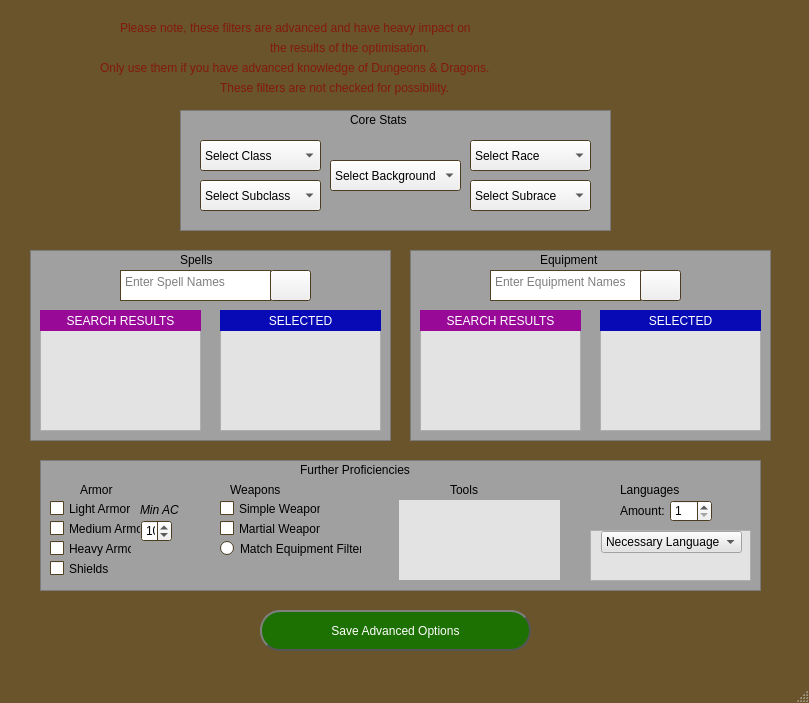
<?xml version="1.0" encoding="UTF-8"?>
<ui version="4.0">
 <class>mainWindow</class>
 <widget class="QMainWindow" name="mainWindow">
  <property name="geometry">
   <rect>
    <x>0</x>
    <y>0</y>
    <width>809</width>
    <height>703</height>
   </rect>
  </property>
  <property name="palette">
   <palette>
    <active>
     <colorrole role="Base">
      <brush brushstyle="SolidPattern">
       <color alpha="255">
        <red>255</red>
        <green>255</green>
        <blue>255</blue>
       </color>
      </brush>
     </colorrole>
     <colorrole role="Window">
      <brush brushstyle="SolidPattern">
       <color alpha="255">
        <red>105</red>
        <green>84</green>
        <blue>43</blue>
       </color>
      </brush>
     </colorrole>
    </active>
    <inactive>
     <colorrole role="Base">
      <brush brushstyle="SolidPattern">
       <color alpha="255">
        <red>255</red>
        <green>255</green>
        <blue>255</blue>
       </color>
      </brush>
     </colorrole>
     <colorrole role="Window">
      <brush brushstyle="SolidPattern">
       <color alpha="255">
        <red>105</red>
        <green>84</green>
        <blue>43</blue>
       </color>
      </brush>
     </colorrole>
    </inactive>
    <disabled>
     <colorrole role="Base">
      <brush brushstyle="SolidPattern">
       <color alpha="255">
        <red>105</red>
        <green>84</green>
        <blue>43</blue>
       </color>
      </brush>
     </colorrole>
     <colorrole role="Window">
      <brush brushstyle="SolidPattern">
       <color alpha="255">
        <red>105</red>
        <green>84</green>
        <blue>43</blue>
       </color>
      </brush>
     </colorrole>
    </disabled>
   </palette>
  </property>
  <property name="windowTitle">
   <string>Advanced Filters</string>
  </property>
  <widget class="QWidget" name="centralwidget">
   <widget class="QLabel" name="spellsLabel">
    <property name="geometry">
     <rect>
      <x>180</x>
      <y>250</y>
      <width>61</width>
      <height>20</height>
     </rect>
    </property>
    <property name="styleSheet">
     <string notr="true">font: 12pt &quot;Stencil&quot;;</string>
    </property>
    <property name="text">
     <string>Spells</string>
    </property>
   </widget>
   <widget class="QLabel" name="coreStatsLabel">
    <property name="geometry">
     <rect>
      <x>350</x>
      <y>110</y>
      <width>91</width>
      <height>20</height>
     </rect>
    </property>
    <property name="styleSheet">
     <string notr="true">font: 12pt &quot;Stencil&quot;;</string>
    </property>
    <property name="text">
     <string>Core Stats</string>
    </property>
   </widget>
   <widget class="QLabel" name="proficienciesLabel">
    <property name="geometry">
     <rect>
      <x>300</x>
      <y>460</y>
      <width>201</width>
      <height>20</height>
     </rect>
    </property>
    <property name="styleSheet">
     <string notr="true">font: 12pt &quot;Stencil&quot;;</string>
    </property>
    <property name="text">
     <string>Further Proficiencies</string>
    </property>
   </widget>
   <widget class="QGraphicsView" name="coreStatsView">
    <property name="geometry">
     <rect>
      <x>180</x>
      <y>110</y>
      <width>431</width>
      <height>121</height>
     </rect>
    </property>
    <property name="styleSheet">
     <string notr="true">background-color: rgb(160, 160, 160);</string>
    </property>
    <property name="backgroundBrush">
     <brush brushstyle="NoBrush">
      <color alpha="255">
       <red>0</red>
       <green>0</green>
       <blue>0</blue>
      </color>
     </brush>
    </property>
    <property name="renderHints">
     <set>QPainter::TextAntialiasing</set>
    </property>
   </widget>
   <widget class="QLabel" name="warningLabel1">
    <property name="geometry">
     <rect>
      <x>120</x>
      <y>20</y>
      <width>571</width>
      <height>16</height>
     </rect>
    </property>
    <property name="styleSheet">
     <string notr="true">font: 12pt &quot;Stencil&quot;;
color: rgb(131, 24, 14);</string>
    </property>
    <property name="text">
     <string>Please note, these filters are advanced and have heavy impact on</string>
    </property>
   </widget>
   <widget class="QLabel" name="warningLabel3">
    <property name="geometry">
     <rect>
      <x>100</x>
      <y>60</y>
      <width>611</width>
      <height>16</height>
     </rect>
    </property>
    <property name="styleSheet">
     <string notr="true">font: 12pt &quot;Stencil&quot;;
color: rgb(131, 24, 14);</string>
    </property>
    <property name="text">
     <string>Only use them if you have advanced knowledge of Dungeons &amp; Dragons.</string>
    </property>
   </widget>
   <widget class="QLabel" name="warningLabel2">
    <property name="geometry">
     <rect>
      <x>270</x>
      <y>40</y>
      <width>281</width>
      <height>16</height>
     </rect>
    </property>
    <property name="styleSheet">
     <string notr="true">font: 12pt &quot;Stencil&quot;;
color: rgb(131, 24, 14);</string>
    </property>
    <property name="text">
     <string>the results of the optimisation.</string>
    </property>
   </widget>
   <widget class="QPushButton" name="saveAdvancedOptions">
    <property name="geometry">
     <rect>
      <x>260</x>
      <y>610</y>
      <width>271</width>
      <height>41</height>
     </rect>
    </property>
    <property name="styleSheet">
     <string notr="true">font: 81 12pt &quot;Rockwell Extra Bold&quot;;
color: rgb(255, 255, 255);
background-color: rgb(28, 113, 2);
border: 2px solid #555;
border-radius: 20px;
border-style: outset;</string>
    </property>
    <property name="text">
     <string>Save Advanced Options</string>
    </property>
   </widget>
   <widget class="QComboBox" name="selectClass">
    <property name="geometry">
     <rect>
      <x>200</x>
      <y>140</y>
      <width>121</width>
      <height>31</height>
     </rect>
    </property>
    <property name="currentText">
     <string>Select Class</string>
    </property>
    <item>
     <property name="text">
      <string>Select Class</string>
     </property>
    </item>
   </widget>
   <widget class="QComboBox" name="selectSubclass">
    <property name="geometry">
     <rect>
      <x>200</x>
      <y>180</y>
      <width>121</width>
      <height>31</height>
     </rect>
    </property>
    <property name="currentText">
     <string>Select Subclass</string>
    </property>
    <item>
     <property name="text">
      <string>Select Subclass</string>
     </property>
    </item>
   </widget>
   <widget class="QComboBox" name="selectRace">
    <property name="geometry">
     <rect>
      <x>470</x>
      <y>140</y>
      <width>121</width>
      <height>31</height>
     </rect>
    </property>
    <property name="currentText">
     <string>Select Race</string>
    </property>
    <item>
     <property name="text">
      <string>Select Race</string>
     </property>
    </item>
   </widget>
   <widget class="QComboBox" name="selectSubrace">
    <property name="geometry">
     <rect>
      <x>470</x>
      <y>180</y>
      <width>121</width>
      <height>31</height>
     </rect>
    </property>
    <property name="currentText">
     <string>Select Subrace</string>
    </property>
    <item>
     <property name="text">
      <string>Select Subrace</string>
     </property>
    </item>
   </widget>
   <widget class="QComboBox" name="selectBackground">
    <property name="geometry">
     <rect>
      <x>330</x>
      <y>160</y>
      <width>131</width>
      <height>31</height>
     </rect>
    </property>
    <property name="layoutDirection">
     <enum>Qt::LeftToRight</enum>
    </property>
    <property name="currentText">
     <string>Select Background</string>
    </property>
    <item>
     <property name="text">
      <string>Select Background</string>
     </property>
    </item>
   </widget>
   <widget class="QGraphicsView" name="spellsView">
    <property name="geometry">
     <rect>
      <x>30</x>
      <y>250</y>
      <width>361</width>
      <height>191</height>
     </rect>
    </property>
    <property name="styleSheet">
     <string notr="true">background-color: rgb(160, 160, 160);</string>
    </property>
    <property name="backgroundBrush">
     <brush brushstyle="NoBrush">
      <color alpha="255">
       <red>0</red>
       <green>0</green>
       <blue>0</blue>
      </color>
     </brush>
    </property>
    <property name="renderHints">
     <set>QPainter::TextAntialiasing</set>
    </property>
   </widget>
   <widget class="QScrollArea" name="spellOptions">
    <property name="geometry">
     <rect>
      <x>40</x>
      <y>330</y>
      <width>161</width>
      <height>101</height>
     </rect>
    </property>
    <property name="styleSheet">
     <string notr="true">background-color: rgb(227, 227, 227);</string>
    </property>
    <property name="widgetResizable">
     <bool>true</bool>
    </property>
    <widget class="QWidget" name="spellContents">
     <property name="geometry">
      <rect>
       <x>0</x>
       <y>0</y>
       <width>159</width>
       <height>99</height>
      </rect>
     </property>
    </widget>
   </widget>
   <widget class="QTextEdit" name="spellSearchBar">
    <property name="geometry">
     <rect>
      <x>120</x>
      <y>270</y>
      <width>151</width>
      <height>31</height>
     </rect>
    </property>
    <property name="placeholderText">
     <string>Enter Spell Names</string>
    </property>
   </widget>
   <widget class="QPushButton" name="spellSearchBtn">
    <property name="geometry">
     <rect>
      <x>270</x>
      <y>270</y>
      <width>41</width>
      <height>31</height>
     </rect>
    </property>
    <property name="icon">
     <iconset>
      <normaloff>SearchImage.png</normaloff>SearchImage.png</iconset>
    </property>
    <property name="iconSize">
     <size>
      <width>32</width>
      <height>32</height>
     </size>
    </property>
   </widget>
   <widget class="QScrollArea" name="chosenSpellOptions">
    <property name="geometry">
     <rect>
      <x>220</x>
      <y>330</y>
      <width>161</width>
      <height>101</height>
     </rect>
    </property>
    <property name="styleSheet">
     <string notr="true">background-color: rgb(227, 227, 227);</string>
    </property>
    <property name="widgetResizable">
     <bool>true</bool>
    </property>
    <widget class="QWidget" name="chosenSpellContents">
     <property name="geometry">
      <rect>
       <x>0</x>
       <y>0</y>
       <width>159</width>
       <height>99</height>
      </rect>
     </property>
    </widget>
   </widget>
   <widget class="QTextEdit" name="equipmentSearchBar">
    <property name="geometry">
     <rect>
      <x>490</x>
      <y>270</y>
      <width>151</width>
      <height>31</height>
     </rect>
    </property>
    <property name="placeholderText">
     <string>Enter Equipment Names</string>
    </property>
   </widget>
   <widget class="QGraphicsView" name="equipmentView">
    <property name="geometry">
     <rect>
      <x>410</x>
      <y>250</y>
      <width>361</width>
      <height>191</height>
     </rect>
    </property>
    <property name="styleSheet">
     <string notr="true">background-color: rgb(160, 160, 160);</string>
    </property>
    <property name="backgroundBrush">
     <brush brushstyle="NoBrush">
      <color alpha="255">
       <red>0</red>
       <green>0</green>
       <blue>0</blue>
      </color>
     </brush>
    </property>
    <property name="renderHints">
     <set>QPainter::TextAntialiasing</set>
    </property>
   </widget>
   <widget class="QPushButton" name="equipmentSearchBtn">
    <property name="geometry">
     <rect>
      <x>640</x>
      <y>270</y>
      <width>41</width>
      <height>31</height>
     </rect>
    </property>
    <property name="icon">
     <iconset>
      <normaloff>SearchImage.png</normaloff>SearchImage.png</iconset>
    </property>
    <property name="iconSize">
     <size>
      <width>32</width>
      <height>32</height>
     </size>
    </property>
   </widget>
   <widget class="QGraphicsView" name="proficienciesView">
    <property name="geometry">
     <rect>
      <x>40</x>
      <y>460</y>
      <width>721</width>
      <height>131</height>
     </rect>
    </property>
    <property name="styleSheet">
     <string notr="true">background-color: rgb(160, 160, 160);</string>
    </property>
    <property name="backgroundBrush">
     <brush brushstyle="NoBrush">
      <color alpha="255">
       <red>0</red>
       <green>0</green>
       <blue>0</blue>
      </color>
     </brush>
    </property>
    <property name="renderHints">
     <set>QPainter::TextAntialiasing</set>
    </property>
   </widget>
   <widget class="QLabel" name="armorLabel">
    <property name="geometry">
     <rect>
      <x>80</x>
      <y>480</y>
      <width>61</width>
      <height>20</height>
     </rect>
    </property>
    <property name="styleSheet">
     <string notr="true">font: 12pt &quot;Stencil&quot;;</string>
    </property>
    <property name="text">
     <string>Armor</string>
    </property>
   </widget>
   <widget class="QLabel" name="weaponsLabel">
    <property name="geometry">
     <rect>
      <x>230</x>
      <y>480</y>
      <width>81</width>
      <height>20</height>
     </rect>
    </property>
    <property name="styleSheet">
     <string notr="true">font: 12pt &quot;Stencil&quot;;</string>
    </property>
    <property name="text">
     <string>Weapons</string>
    </property>
   </widget>
   <widget class="QLabel" name="toolsLabel">
    <property name="geometry">
     <rect>
      <x>450</x>
      <y>480</y>
      <width>51</width>
      <height>20</height>
     </rect>
    </property>
    <property name="styleSheet">
     <string notr="true">font: 12pt &quot;Stencil&quot;;</string>
    </property>
    <property name="text">
     <string>Tools</string>
    </property>
   </widget>
   <widget class="QLabel" name="languagesLabel">
    <property name="geometry">
     <rect>
      <x>620</x>
      <y>480</y>
      <width>91</width>
      <height>20</height>
     </rect>
    </property>
    <property name="styleSheet">
     <string notr="true">font: 12pt &quot;Stencil&quot;;</string>
    </property>
    <property name="text">
     <string>Languages</string>
    </property>
   </widget>
   <widget class="QCheckBox" name="lightArmorBtn">
    <property name="geometry">
     <rect>
      <x>50</x>
      <y>500</y>
      <width>82</width>
      <height>17</height>
     </rect>
    </property>
    <property name="text">
     <string>Light Armor</string>
    </property>
   </widget>
   <widget class="QCheckBox" name="mediumArmorBtn">
    <property name="geometry">
     <rect>
      <x>50</x>
      <y>520</y>
      <width>91</width>
      <height>17</height>
     </rect>
    </property>
    <property name="text">
     <string>Medium Armor</string>
    </property>
   </widget>
   <widget class="QCheckBox" name="heavyArmorBtn">
    <property name="geometry">
     <rect>
      <x>50</x>
      <y>540</y>
      <width>82</width>
      <height>17</height>
     </rect>
    </property>
    <property name="text">
     <string>Heavy Armor</string>
    </property>
   </widget>
   <widget class="QCheckBox" name="shieldBtn">
    <property name="geometry">
     <rect>
      <x>50</x>
      <y>560</y>
      <width>82</width>
      <height>17</height>
     </rect>
    </property>
    <property name="text">
     <string>Shields</string>
    </property>
   </widget>
   <widget class="QSpinBox" name="minACSpinner">
    <property name="geometry">
     <rect>
      <x>141</x>
      <y>520</y>
      <width>31</width>
      <height>22</height>
     </rect>
    </property>
    <property name="minimum">
     <number>5</number>
    </property>
    <property name="maximum">
     <number>20</number>
    </property>
    <property name="value">
     <number>10</number>
    </property>
   </widget>
   <widget class="QLabel" name="minACLabel">
    <property name="geometry">
     <rect>
      <x>140</x>
      <y>500</y>
      <width>41</width>
      <height>20</height>
     </rect>
    </property>
    <property name="font">
     <font>
      <italic>true</italic>
     </font>
    </property>
    <property name="text">
     <string>Min AC</string>
    </property>
   </widget>
   <widget class="QLabel" name="langAmntLabel">
    <property name="geometry">
     <rect>
      <x>620</x>
      <y>500</y>
      <width>47</width>
      <height>21</height>
     </rect>
    </property>
    <property name="text">
     <string>Amount:</string>
    </property>
   </widget>
   <widget class="QSpinBox" name="langAmntSpinner">
    <property name="geometry">
     <rect>
      <x>670</x>
      <y>500</y>
      <width>42</width>
      <height>22</height>
     </rect>
    </property>
    <property name="minimum">
     <number>1</number>
    </property>
    <property name="maximum">
     <number>7</number>
    </property>
   </widget>
   <widget class="QScrollArea" name="languagesScroller">
    <property name="geometry">
     <rect>
      <x>590</x>
      <y>530</y>
      <width>161</width>
      <height>51</height>
     </rect>
    </property>
    <property name="styleSheet">
     <string notr="true">background-color: rgb(227, 227, 227);</string>
    </property>
    <property name="widgetResizable">
     <bool>true</bool>
    </property>
    <widget class="QWidget" name="scrollAreaWidgetContents">
     <property name="geometry">
      <rect>
       <x>0</x>
       <y>0</y>
       <width>159</width>
       <height>49</height>
      </rect>
     </property>
     <widget class="QComboBox" name="comboBox">
      <property name="geometry">
       <rect>
        <x>10</x>
        <y>0</y>
        <width>141</width>
        <height>22</height>
       </rect>
      </property>
      <item>
       <property name="text">
        <string>Necessary Language</string>
       </property>
      </item>
     </widget>
    </widget>
   </widget>
   <widget class="QStackedWidget" name="toolsStack">
    <property name="geometry">
     <rect>
      <x>399</x>
      <y>500</y>
      <width>161</width>
      <height>80</height>
     </rect>
    </property>
    <property name="styleSheet">
     <string notr="true">background-color: rgb(227, 227, 227);</string>
    </property>
    <property name="currentIndex">
     <number>1</number>
    </property>
    <widget class="QWidget" name="page"/>
    <widget class="QWidget" name="page_2"/>
   </widget>
   <widget class="QCheckBox" name="simpleWeaponsBtn">
    <property name="geometry">
     <rect>
      <x>220</x>
      <y>500</y>
      <width>101</width>
      <height>17</height>
     </rect>
    </property>
    <property name="text">
     <string>Simple Weapons</string>
    </property>
   </widget>
   <widget class="QCheckBox" name="martialWeaponsBtn">
    <property name="geometry">
     <rect>
      <x>220</x>
      <y>520</y>
      <width>101</width>
      <height>17</height>
     </rect>
    </property>
    <property name="text">
     <string>Martial Weapons</string>
    </property>
   </widget>
   <widget class="QRadioButton" name="weaponsMatchEquipmentBtn">
    <property name="geometry">
     <rect>
      <x>220</x>
      <y>540</y>
      <width>141</width>
      <height>17</height>
     </rect>
    </property>
    <property name="text">
     <string>Match Equipment Filters</string>
    </property>
   </widget>
   <widget class="QLabel" name="warningLabel4">
    <property name="geometry">
     <rect>
      <x>220</x>
      <y>80</y>
      <width>401</width>
      <height>16</height>
     </rect>
    </property>
    <property name="styleSheet">
     <string notr="true">font: 12pt &quot;Stencil&quot;;
color: rgb(131, 24, 14);</string>
    </property>
    <property name="text">
     <string>These filters are not checked for possibility.</string>
    </property>
   </widget>
   <widget class="QScrollArea" name="chosenEquipmentOptions">
    <property name="geometry">
     <rect>
      <x>600</x>
      <y>330</y>
      <width>161</width>
      <height>101</height>
     </rect>
    </property>
    <property name="styleSheet">
     <string notr="true">background-color: rgb(227, 227, 227);</string>
    </property>
    <property name="widgetResizable">
     <bool>true</bool>
    </property>
    <widget class="QWidget" name="chosenEquipmentContents">
     <property name="geometry">
      <rect>
       <x>0</x>
       <y>0</y>
       <width>159</width>
       <height>99</height>
      </rect>
     </property>
    </widget>
   </widget>
   <widget class="QScrollArea" name="equipmentOptions">
    <property name="geometry">
     <rect>
      <x>420</x>
      <y>330</y>
      <width>161</width>
      <height>101</height>
     </rect>
    </property>
    <property name="styleSheet">
     <string notr="true">background-color: rgb(227, 227, 227);</string>
    </property>
    <property name="widgetResizable">
     <bool>true</bool>
    </property>
    <widget class="QWidget" name="equipmentContents">
     <property name="geometry">
      <rect>
       <x>0</x>
       <y>0</y>
       <width>159</width>
       <height>99</height>
      </rect>
     </property>
    </widget>
   </widget>
   <widget class="QLabel" name="equipmentLabel">
    <property name="geometry">
     <rect>
      <x>540</x>
      <y>250</y>
      <width>91</width>
      <height>20</height>
     </rect>
    </property>
    <property name="styleSheet">
     <string notr="true">font: 12pt &quot;Stencil&quot;;</string>
    </property>
    <property name="text">
     <string>Equipment</string>
    </property>
   </widget>
   <widget class="QLabel" name="spellSearchLabel">
    <property name="geometry">
     <rect>
      <x>40</x>
      <y>310</y>
      <width>161</width>
      <height>21</height>
     </rect>
    </property>
    <property name="styleSheet">
     <string notr="true">background-color: rgb(152, 9, 152);
color: rgb(255, 255, 255);
font: 87 9pt &quot;Arial Black&quot;;</string>
    </property>
    <property name="text">
     <string>SEARCH RESULTS</string>
    </property>
    <property name="alignment">
     <set>Qt::AlignCenter</set>
    </property>
   </widget>
   <widget class="QLabel" name="spellSelectedLabel">
    <property name="geometry">
     <rect>
      <x>220</x>
      <y>310</y>
      <width>161</width>
      <height>21</height>
     </rect>
    </property>
    <property name="styleSheet">
     <string notr="true">background-color: rgb(7, 10, 181);
color: rgb(255, 255, 255);
font: 87 9pt &quot;Arial Black&quot;;</string>
    </property>
    <property name="text">
     <string>SELECTED</string>
    </property>
    <property name="alignment">
     <set>Qt::AlignCenter</set>
    </property>
   </widget>
   <widget class="QLabel" name="equipmentSearchLabel">
    <property name="geometry">
     <rect>
      <x>420</x>
      <y>310</y>
      <width>161</width>
      <height>21</height>
     </rect>
    </property>
    <property name="styleSheet">
     <string notr="true">background-color: rgb(152, 9, 152);
color: rgb(255, 255, 255);
font: 87 9pt &quot;Arial Black&quot;;</string>
    </property>
    <property name="text">
     <string>SEARCH RESULTS</string>
    </property>
    <property name="alignment">
     <set>Qt::AlignCenter</set>
    </property>
   </widget>
   <widget class="QLabel" name="equipmentSelectedLabel">
    <property name="geometry">
     <rect>
      <x>600</x>
      <y>310</y>
      <width>161</width>
      <height>21</height>
     </rect>
    </property>
    <property name="styleSheet">
     <string notr="true">background-color: rgb(7, 10, 181);
color: rgb(255, 255, 255);
font: 87 9pt &quot;Arial Black&quot;;</string>
    </property>
    <property name="text">
     <string>SELECTED</string>
    </property>
    <property name="alignment">
     <set>Qt::AlignCenter</set>
    </property>
   </widget>
   <zorder>proficienciesView</zorder>
   <zorder>equipmentView</zorder>
   <zorder>spellsView</zorder>
   <zorder>coreStatsView</zorder>
   <zorder>spellsLabel</zorder>
   <zorder>coreStatsLabel</zorder>
   <zorder>proficienciesLabel</zorder>
   <zorder>warningLabel1</zorder>
   <zorder>warningLabel3</zorder>
   <zorder>warningLabel2</zorder>
   <zorder>saveAdvancedOptions</zorder>
   <zorder>selectClass</zorder>
   <zorder>selectSubclass</zorder>
   <zorder>selectRace</zorder>
   <zorder>selectSubrace</zorder>
   <zorder>selectBackground</zorder>
   <zorder>spellOptions</zorder>
   <zorder>spellSearchBar</zorder>
   <zorder>spellSearchBtn</zorder>
   <zorder>chosenSpellOptions</zorder>
   <zorder>equipmentSearchBar</zorder>
   <zorder>equipmentSearchBtn</zorder>
   <zorder>armorLabel</zorder>
   <zorder>weaponsLabel</zorder>
   <zorder>toolsLabel</zorder>
   <zorder>languagesLabel</zorder>
   <zorder>lightArmorBtn</zorder>
   <zorder>mediumArmorBtn</zorder>
   <zorder>heavyArmorBtn</zorder>
   <zorder>shieldBtn</zorder>
   <zorder>minACSpinner</zorder>
   <zorder>minACLabel</zorder>
   <zorder>langAmntLabel</zorder>
   <zorder>langAmntSpinner</zorder>
   <zorder>languagesScroller</zorder>
   <zorder>toolsStack</zorder>
   <zorder>simpleWeaponsBtn</zorder>
   <zorder>martialWeaponsBtn</zorder>
   <zorder>weaponsMatchEquipmentBtn</zorder>
   <zorder>warningLabel4</zorder>
   <zorder>chosenEquipmentOptions</zorder>
   <zorder>equipmentOptions</zorder>
   <zorder>equipmentLabel</zorder>
   <zorder>spellSearchLabel</zorder>
   <zorder>spellSelectedLabel</zorder>
   <zorder>equipmentSearchLabel</zorder>
   <zorder>equipmentSelectedLabel</zorder>
  </widget>
  <widget class="QMenuBar" name="menubar">
   <property name="geometry">
    <rect>
     <x>0</x>
     <y>0</y>
     <width>809</width>
     <height>21</height>
    </rect>
   </property>
  </widget>
  <widget class="QStatusBar" name="statusbar"/>
 </widget>
 <resources/>
 <connections/>
</ui>
